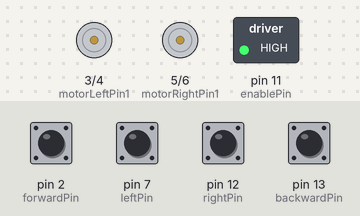
Recording of a sketch running on a simulated Arduino Uno, built with avr-gcc and run on an emulated ATmega328P. On the bench: motor-driver pin pairs drawn as motors (green arrow = first pin HIGH = forward, orange = second pin HIGH = backward, longer = more drive), switched loads named in the sketch (green lamp = pin HIGH). The test bench sets the inputs (shaded band); at power-on: pin 2 (forwardPin), pin 7 (leftPin), pin 12 (rightPin), pin 13 (backwardPin) HIGH.

Above: at 1.2 s.
1.3 s: pin 2 (forwardPin) pulled LOW for 0.15 s
At 1.4 s:
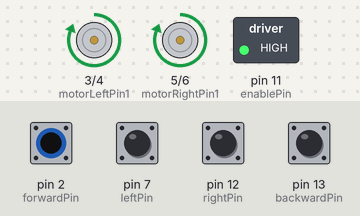
3.0 s: pin 7 (leftPin) pulled LOW for 0.15 s
At 3.1 s:
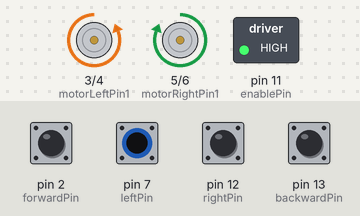
4.7 s: pin 12 (rightPin) pulled LOW for 0.15 s
At 4.8 s:
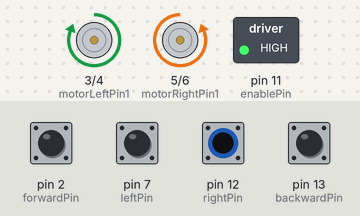
6.4 s: pin 13 (backwardPin) pulled LOW for 0.15 s
At 6.5 s:
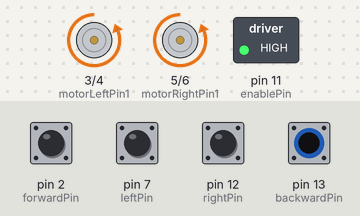
Timing chart, 0 to 9.1 s (numbered marks = the images above; inputs shaded):
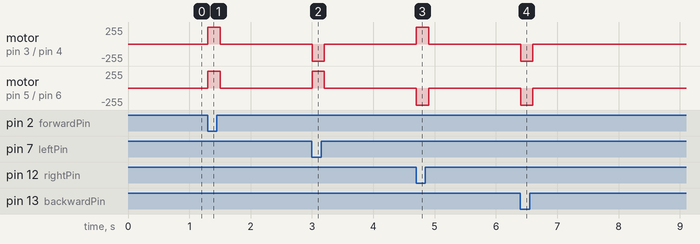

The sketch:

main.ino
```cpp
// Pin definitions for HC-SR04
const int trigPin = 9;  // Trigger pin
const int echoPin = 10; // Echo pin

// Motor control pins for motor driver
const int motorLeftPin1 = 3; // Left motor IN1
const int motorLeftPin2 = 4; // Left motor IN2
const int motorRightPin1 = 5; // Right motor IN1
const int motorRightPin2 = 6; // Right motor IN2
const int enablePin = 11;     // Enable pin for both motors

// Control pins for manual movement
const int forwardPin = 2;  // Forward
const int leftPin = 7;     // Left
const int rightPin = 12;   // Right
const int backwardPin = 13; // Backward

void setup() {
  // Initialize serial communication
  Serial.begin(9600);

  // Set motor control pins
  pinMode(motorLeftPin1, OUTPUT);
  pinMode(motorLeftPin2, OUTPUT);
  pinMode(motorRightPin1, OUTPUT);
  pinMode(motorRightPin2, OUTPUT);
  pinMode(enablePin, OUTPUT);

  // Set control pins for manual movement
  pinMode(forwardPin, INPUT_PULLUP);
  pinMode(leftPin, INPUT_PULLUP);
  pinMode(rightPin, INPUT_PULLUP);
  pinMode(backwardPin, INPUT_PULLUP);

   // Enable the motor driver
  digitalWrite(enablePin, HIGH); // Ensure motors can run

}

void loop() {
  // Manual control using input pins
  // Created so the second esp 32 board can control the motors.
  if (digitalRead(forwardPin) == LOW) {
    goForward();
  } else if (digitalRead(leftPin) == LOW) {
    turnLeft();
  } else if (digitalRead(rightPin) == LOW) {
    turnRight();
  } else if (digitalRead(backwardPin) == LOW) {
    goBackward();
  } else {
    stopMotors(); // Stop the motors when no button is pressed
  }

  delay(100); // Small delay for stability
}

// Motor control functions
void stopMotors() {
  digitalWrite(motorLeftPin1, LOW);
  digitalWrite(motorLeftPin2, LOW);
  digitalWrite(motorRightPin1, LOW);
  digitalWrite(motorRightPin2, LOW);
}
// method that makes the car go forward
void goForward() {
  digitalWrite(motorLeftPin1, HIGH);
  digitalWrite(motorLeftPin2, LOW);
  digitalWrite(motorRightPin1, HIGH);
  digitalWrite(motorRightPin2, LOW);
}
//method that makes the car go backward
void goBackward() {
  digitalWrite(motorLeftPin1, LOW);
  digitalWrite(motorLeftPin2, HIGH); //reverses the left motor
  digitalWrite(motorRightPin1, LOW);
  digitalWrite(motorRightPin2, HIGH);// reverses the right motor
}
// method that makes the car turn left
void turnLeft() {
  digitalWrite(motorLeftPin1, LOW);
  digitalWrite(motorLeftPin2, HIGH); // Reverse left motor
  digitalWrite(motorRightPin1, HIGH);
  digitalWrite(motorRightPin2, LOW); // Forward right motor
}
//method that makes the car go right
void turnRight() {
  digitalWrite(motorLeftPin1, HIGH);
  digitalWrite(motorLeftPin2, LOW); // Forward left motor
  digitalWrite(motorRightPin1, LOW);
  digitalWrite(motorRightPin2, HIGH); // Reverse right motor
}
```

Measured:
- after the input at 1.3 s, motor on pin 3 (motorLeftPin1) / pin 4 (motorLeftPin2), motor on pin 5 (motorRightPin1) / pin 6 (motorRightPin2): stopped → forward 255/255 at once, → stopped 0.20 s later
- after the input at 3.0 s, motor on pin 3 (motorLeftPin1) / pin 4 (motorLeftPin2): stopped → backward 255/255 at once, → stopped 0.20 s later; motor on pin 5 (motorRightPin1) / pin 6 (motorRightPin2): stopped → forward 255/255 at once, → stopped 0.20 s later
- after the input at 4.7 s, motor on pin 3 (motorLeftPin1) / pin 4 (motorLeftPin2): stopped → forward 255/255 at once, → stopped 0.20 s later; motor on pin 5 (motorRightPin1) / pin 6 (motorRightPin2): stopped → backward 255/255 at once, → stopped 0.20 s later
- after the input at 6.4 s, motor on pin 3 (motorLeftPin1) / pin 4 (motorLeftPin2), motor on pin 5 (motorRightPin1) / pin 6 (motorRightPin2): stopped → backward 255/255 at once, → stopped 0.20 s later
